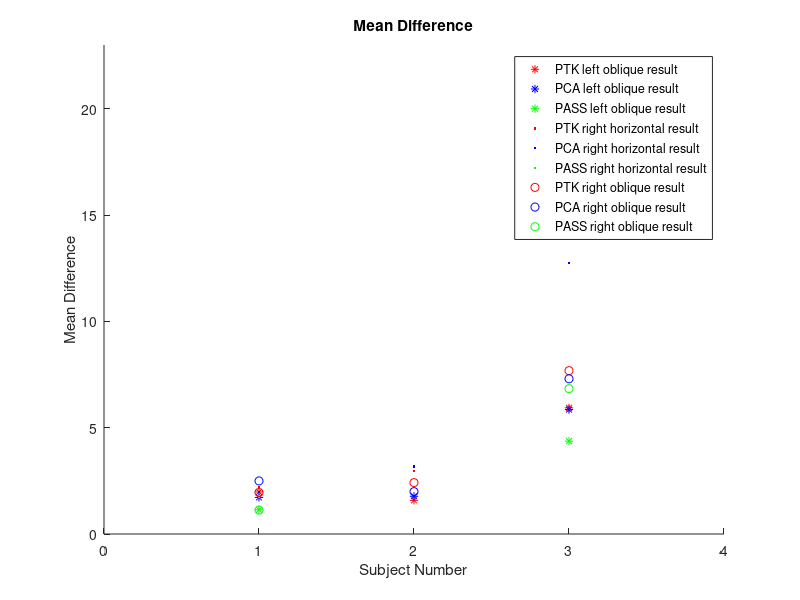
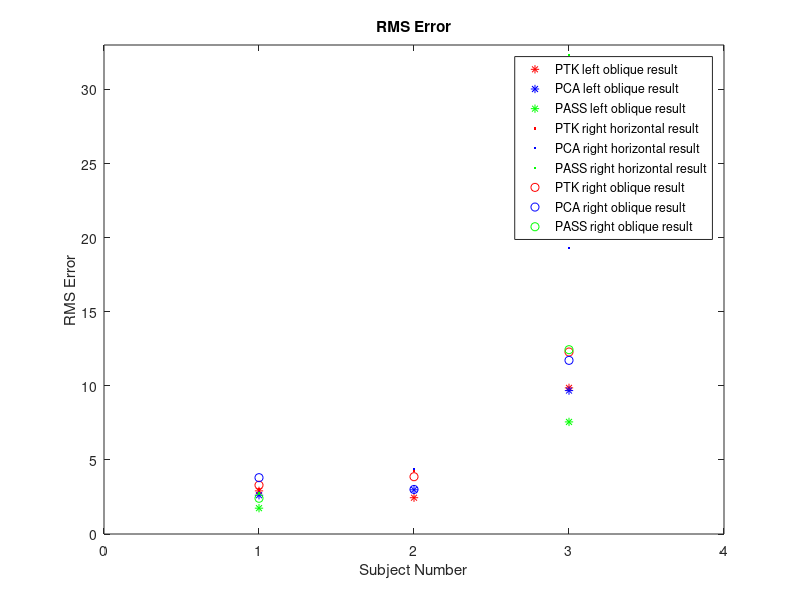
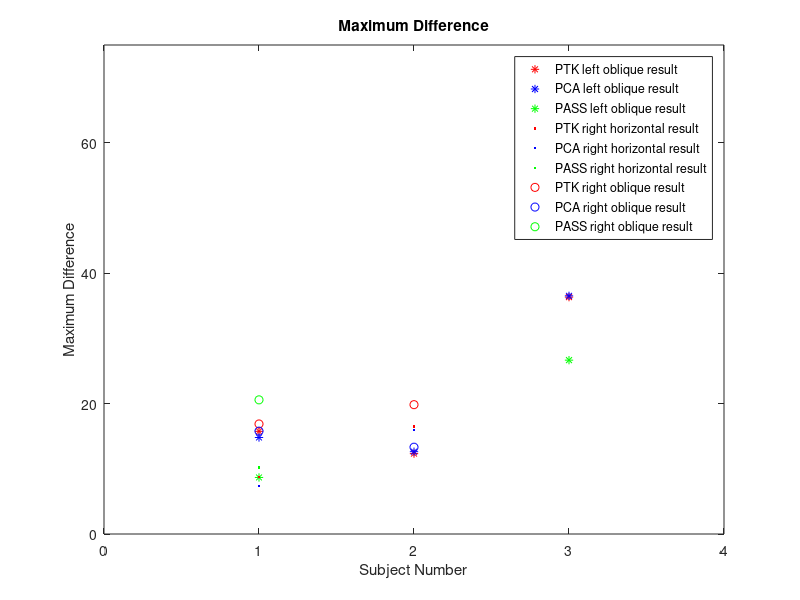
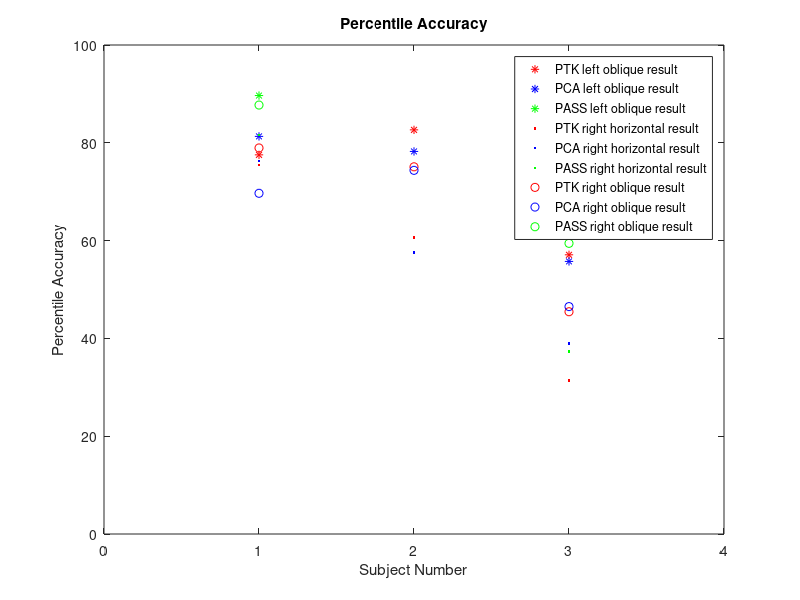

Recreate these plots in MATLAB, in order.
% Draw result plot

% PTK quantititive evalute result
Mean_LO_PTK = [1.9785,1.5827,5.9321];
Mean_RH_PTK = [2.2023,2.9764,16.9957];
Mean_RO_PTK = [1.9521,2.4163,7.6818];

RMS_LO_PTK = [2.9099,2.4495,9.8619];
RMS_RH_PTK = [3.0063,4.2466,24.814];
RMS_RO_PTK = [3.2951,3.8671,12.2809];

Max_LO_PTK = [15.7452,12.3301,36.3306];
Max_RH_PTK = [8.7273,16.4668,59.8148];
Max_RO_PTK = [16.8753,19.8377,51.7935];

Pecentile_LO_PTK = [77.5348,82.6471,57.0946];
Pecentile_RH_PTK = [75.4386,60.6061,31.3559];
Pecentile_RO_PTK = [78.9474,75.0903,45.4545];


% PCA quantititive evalute result
Mean_LO_PCA = [1.7198,1.7736,5.8511];
Mean_RH_PCA = [1.9742,3.1799,12.7351];
Mean_RO_PCA = [2.4959,1.9914,7.3006];

RMS_LO_PCA = [2.6176,2.9834,9.6774];
RMS_RH_PCA = [2.7214,4.3841,19.3126];
RMS_RO_PCA = [3.8016,3.0067,11.7185];

Max_LO_PCA = [14.8022,12.622,36.5271];
Max_RH_PCA = [7.3406,15.9451,50.2324];
Max_RO_PCA = [15.7763,13.3109,51.6356];

Pecentile_LO_PCA = [81.3121,78.2353,55.7432];
Pecentile_RH_PCA = [76.3158,57.5758,38.9831];
Pecentile_RO_PCA = [69.6742,74.3682,46.5035];

% PASS quantititive evalute result
Mean_LO_PASS = [1.1392,4.368];
Mean_RH_PASS = [1.773,22.1065];
Mean_RO_PASS = [1.125,6.8366];

RMS_LO_PASS = [1.7429,7.5644];
RMS_RH_PASS = [2.767,32.3248];
RMS_RO_PASS = [2.4114,12.4382];

Max_LO_PASS = [8.6728,26.6641];
Max_RH_PASS = [10.2018,72.9389];
Max_RO_PASS = [20.5762,52.1386];

Pecentile_LO_PASS = [89.662,65.5405];
Pecentile_RH_PASS = [81.5789,37.2881];
Pecentile_RO_PASS = [87.7193,59.4406];


% Draw the plot
x1=1:3;
x2=[1,3];

figure();
hold on
plot(x1,Mean_LO_PTK,'*r')
hold on
plot(x1,Mean_LO_PCA,'*b')
hold on
plot(x2,Mean_LO_PASS, '*g')
hold on
plot(x1,Mean_RH_PTK,'.r')
hold on
plot(x1,Mean_RH_PCA, '.b')
hold on
plot(x2,Mean_RH_PASS, '.g')
hold on
plot(x1,Mean_RO_PTK,'or')
hold on
plot(x1,Mean_RO_PCA, 'ob')
hold on
plot(x2,Mean_RO_PASS, 'og')
axis([0 4 0 23]);
legend('PTK left oblique result', 'PCA left oblique result','PASS left oblique result','PTK right horizontal result', 'PCA right horizontal result',...
    'PASS right horizontal result','PTK right oblique result', 'PCA right oblique result','PASS right oblique result');
xlabel('Subject Number');
ylabel('Mean Difference');
title('Mean Difference');

figure();
plot(x1,RMS_LO_PTK,'*r')
hold on
plot(x1,RMS_LO_PCA, '*b')
hold on
plot(x2,RMS_LO_PASS, '*g')
hold on
plot(x1,RMS_RH_PTK,'.r')
hold on
plot(x1,RMS_RH_PCA, '.b')
hold on
plot(x2,RMS_RH_PASS, '.g')
hold on
plot(x1,RMS_RO_PTK,'or')
hold on
plot(x1,RMS_RO_PCA, 'ob')
hold on
plot(x2,RMS_RO_PASS, 'og')
axis([0 4 0 33]);
xlabel('Subject Number');
ylabel('RMS Error');
title('RMS Error');
legend('PTK left oblique result', 'PCA left oblique result','PASS left oblique result','PTK right horizontal result', 'PCA right horizontal result',...
    'PASS right horizontal result','PTK right oblique result', 'PCA right oblique result','PASS right oblique result');

figure();
plot(x1,Max_LO_PTK,'*r')
hold on
plot(x1,Max_LO_PCA, '*b')
hold on
plot(x2,Max_LO_PASS, '*g')
hold on
plot(x1,Max_RH_PTK,'.r')
hold on
plot(x1,Max_RH_PCA, '.b')
hold on
plot(x2,Max_RH_PASS, '.g')
hold on
plot(x1,Max_RO_PTK,'or')
hold on
plot(x1,Max_RO_PCA, 'ob')
hold on
plot(x2,Max_RO_PASS, 'og')
axis([0 4 0 75]);
xlabel('Subject Number');
ylabel('Maximum Difference');
title('Maximum Difference');
legend('PTK left oblique result', 'PCA left oblique result','PASS left oblique result','PTK right horizontal result', 'PCA right horizontal result',...
    'PASS right horizontal result','PTK right oblique result', 'PCA right oblique result','PASS right oblique result');

figure();
plot(x1,Pecentile_LO_PTK,'*r')
hold on
plot(x1,Pecentile_LO_PCA, '*b')
hold on
plot(x2,Pecentile_LO_PASS, '*g')
hold on
plot(x1,Pecentile_RH_PTK,'.r')
hold on
plot(x1,Pecentile_RH_PCA, '.b')
hold on
plot(x2,Pecentile_RH_PASS, '.g')
hold on
plot(x1,Pecentile_RO_PTK,'or')
hold on
plot(x1,Pecentile_RO_PCA, 'ob')
hold on
plot(x2,Pecentile_RO_PASS, 'og')
axis([0 4 0 100]);
xlabel('Subject Number');
ylabel('Percentile Accuracy');
title('Percentile Accuracy');
legend('PTK left oblique result', 'PCA left oblique result','PASS left oblique result','PTK right horizontal result', 'PCA right horizontal result',...
    'PASS right horizontal result','PTK right oblique result', 'PCA right oblique result','PASS right oblique result');